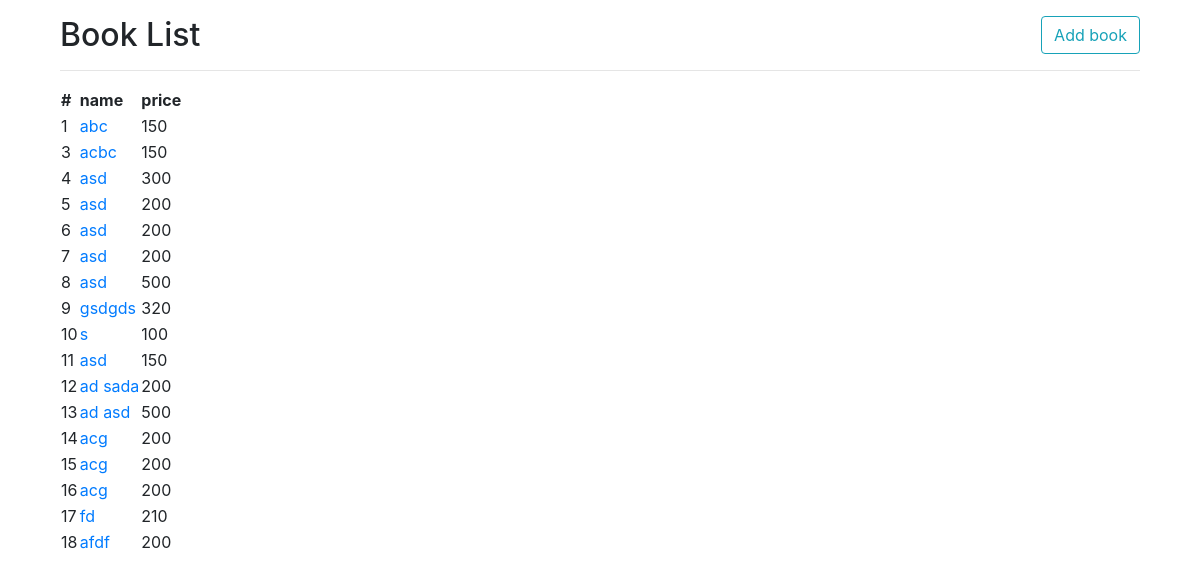
/books/, run on an earlier commit of the app's database.
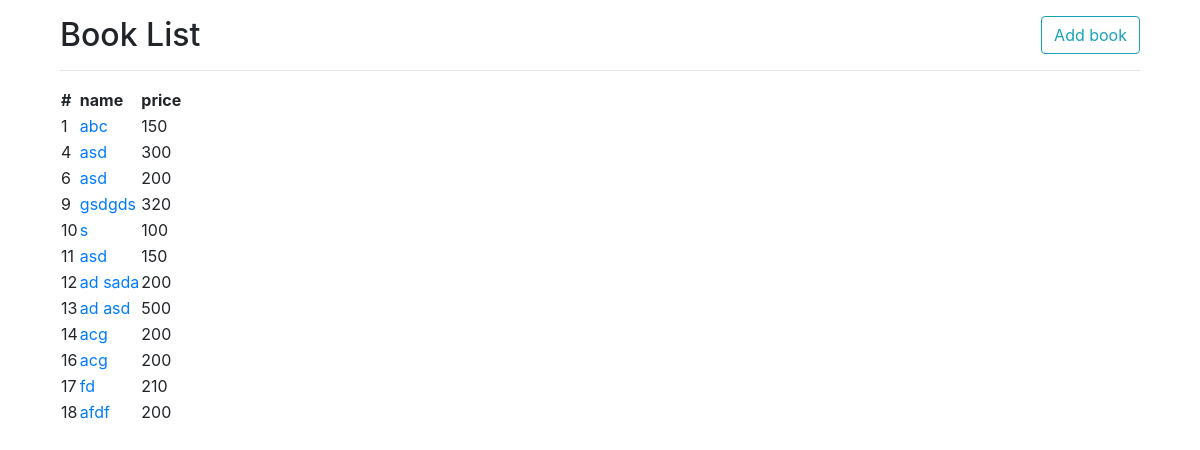
And on a later commit of the database.
### book/models.py (models this page shows, shortened)
class Book(models.Model):
    name = models.CharField('書名', max_length = 20)
    price = models.PositiveIntegerField('價格')
    introduction = models.TextField('簡介')

### book/views.py (the view)
# urls.py: path("", views.index, name = "index"),
def index(request):
    books = Book.objects.all()
    return render(request, "books/index.html",{'books': books})

### templates/books/index.html
{% extends 'layout.html' %}
{% block main %}
<div class="rol">
 <div class="col">
<a href="{% url 'books:add' %}" class="btn btn-outline-info float-right">Add book</a>
 <h2>Book List</h2>
   <hr>
    <table>
      <thead>
        <tr>
            <th>#</th>
            <th>name</th>
            <th>price</th>
        </tr>
      </thead>
      <tbody>
        {% for book in books %}
        <tr>
            <td>{{ book.id }}</td>
            <td><a href="{% url 'books:show' book.id %}">{{book.name}}</a></td>
            <td>{{book.price}}</td>
        </tr>
        {% empty %}
        <tr>
          <td colspan ="3" class = "text-center">No books!!!</td>
        </tr>
        {% endfor %}
      </tbody>
    </table>
{% endblock %}

### templates/layout.html (shortened to what this page needs)
<!DOCTYPE html>
<html lang="en">
<head>
    <link rel="stylesheet" href="https://stackpath.bootstrapcdn.com/bootstrap/4.1.3/css/bootstrap.min.css">
</head>
{% load bootstrap4 %}
<body>
    <div class="container my-3">
        {% block main %}{% endblock %}
    </div>
</body>
</html>

What changed in the data, as far as the page shows it:
removed Book: id "3", name "acbc", price "150"
removed Book: id "5", name "asd", price "200"
removed Book: id "7", name "asd", price "200"
removed Book: id "8", name "asd", price "500"
removed Book: id "15", name "acg", price "200"
